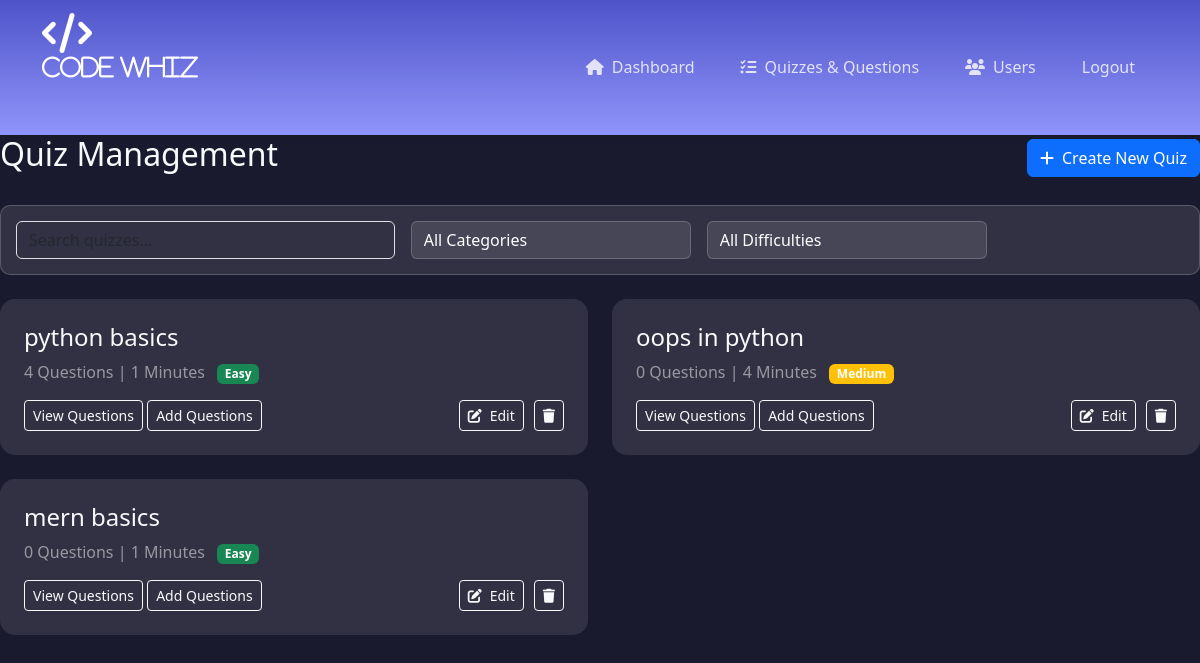
The app's page /quize (signed in), older data.
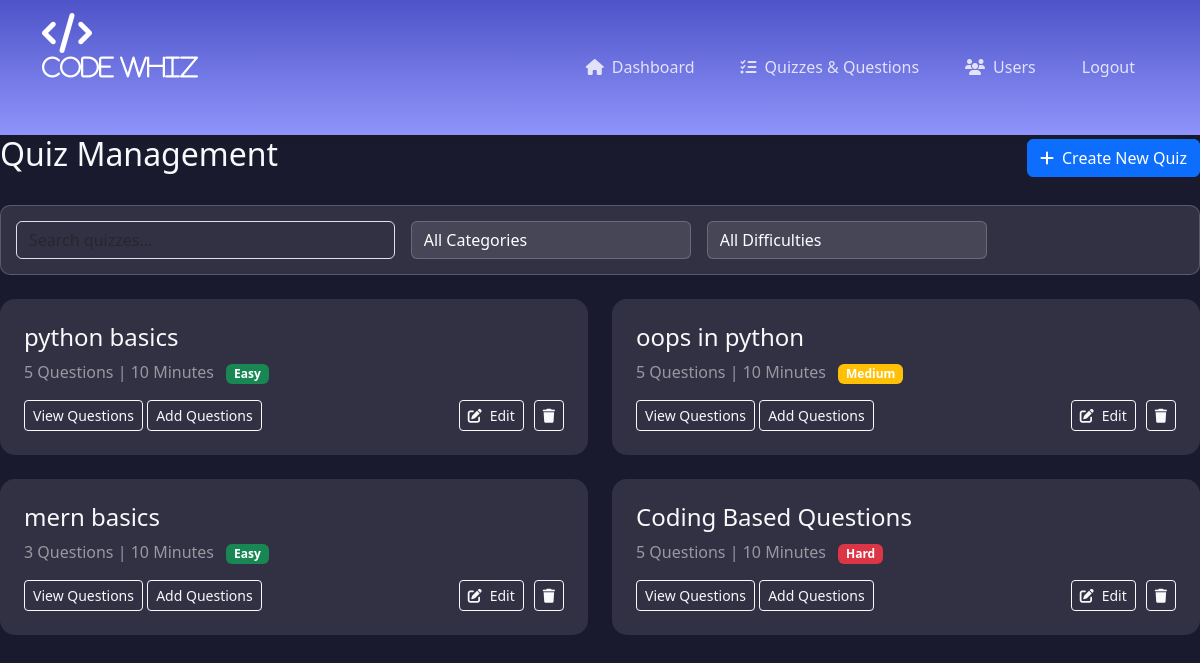
The same page, newer data.
### cw_app/models.py (models this page shows, shortened)
class Quiz(models.Model):
    title = models.CharField(max_length=200)
    category = models.ForeignKey(Category, on_delete=models.CASCADE)
    description = models.TextField()
    time_limit = models.IntegerField()
    created_at = models.DateTimeField(auto_now_add=True)
    status = models.TextField(null=True, blank=True)
    @property
    def total_questions(self):
       return self.question_set.count()

### cw_app/views.py (the view)
# urls.py: path('quize', views.quizze, name='quize'),
def quizze(req):
    if 'admin' in req.session:
        search_query = req.GET.get('search', '')
        category_filter = req.GET.get('category', '')
        status_filter = req.GET.get('status', '')
        if category_filter.isdigit():
            category_filter = int(category_filter)
        quize = Quiz.objects.all()
        if search_query:
            quize = quize.filter(
                Q(title__icontains=search_query) |
                Q(description__icontains=search_query)
            )
        if category_filter:
            quize = quize.filter(category__id=category_filter)
        if status_filter:
            quize = quize.filter(status=status_filter)
        cate = Category.objects.all()
        difficulty_choices = [
            ('easy', 'Easy'),
            ('medium', 'Medium'),
            ('hard', 'Hard')
        ]
        context = {
            'quiz': quize,
            'categ': cate,
            'search_query': search_query,
            'selected_category': category_filter,
            'selected_status': status_filter,
            'difficulty_choices': difficulty_choices
        }
        if req.headers.get('HX-Request'):
            return render(req, 'admin/partial_quize.html', context)
        return render(req, 'admin/quize.html', context)
    else:
        return redirect(a_home)

### templates/admin/quize.html (shortened to what the changed rows need)
<!DOCTYPE html>
<html lang="en">
<head>
    <link href="https://cdnjs.cloudflare.com/ajax/libs/bootstrap/5.3.0/css/bootstrap.min.css" rel="stylesheet">
    <link href="https://cdnjs.cloudflare.com/ajax/libs/font-awesome/6.4.0/css/all.min.css" rel="stylesheet">
    <link href="https://cdnjs.cloudflare.com/ajax/libs/animate.css/4.1.1/animate.min.css" rel="stylesheet">
</head>
<body>
    <div class="content text-light">
        <div class="d-flex justify-content-between align-items-center mb-4">
            <h2 class="animate__animated animate__fadeIn">Quiz Management</h2>
        </div>
        <div id="quiz-list-container">
            <div class="row g-4">
                {% for q in quiz %}
                    <div class="col-md-6 animate__animated animate__fadeInUp">
                        <div class="quiz-card p-4">
                            <div class="d-flex justify-content-between align-items-start mb-3">
                                <div>
                                    <h4>{{q.title}}</h4>
                                    <span class="text-white-50">{{q.total_questions}} Questions | {{q.time_limit}} Minutes
                                        <span class="badge {% if q.status == 'easy' %}bg-success{% elif q.status == 'medium' %}bg-warning{% else %}bg-danger{% endif %} ms-2">
                                            {{ q.status|title }}
                                        </span>
                                    </span>
                                </div>
                            </div>
                            <div class="d-flex justify-content-between align-items-center">
                                <div>
                                    <a href="qns/{{q.pk}}"><button class="btn btn-outline-light btn-sm">View Questions</button></a>
                                    <a href="{% url 'add_qns' %}"><button class="btn btn-outline-light btn-sm">Add Questions</button></a>
                                </div>
                                <div class="btn-group">
                                    <a href="edit_quize/{{q.pk}}">
                                        <button class="btn btn-outline-light btn-sm">
                                            <i class="fas fa-edit me-2"></i>Edit
                                        </button>
                                    </a>
                                    <a href="del_quize/{{q.pk}}">
                                        <button class="btn btn-outline-light btn-action btn-sm" style="margin-left: 10px;">
                                            <i class="fas fa-trash"></i>
                                        </button>
                                    </a>
                                </div>
                            </div>
                        </div>
                    </div>
                {% endfor %}
            </div>
        </div>
    </div>
</body>
</html>

Row changes from the older to the newer data that the page shows:
changed Quiz "python basics": total_questions "4" → "5"; time_limit "1" → "10"
changed Quiz "oops in python": total_questions "0" → "5"; time_limit "4" → "10"
changed Quiz "mern basics": total_questions "0" → "3"; time_limit "1" → "10"
added Quiz: title "Coding Based Questions", total_questions "5", time_limit "10", status "Hard"
